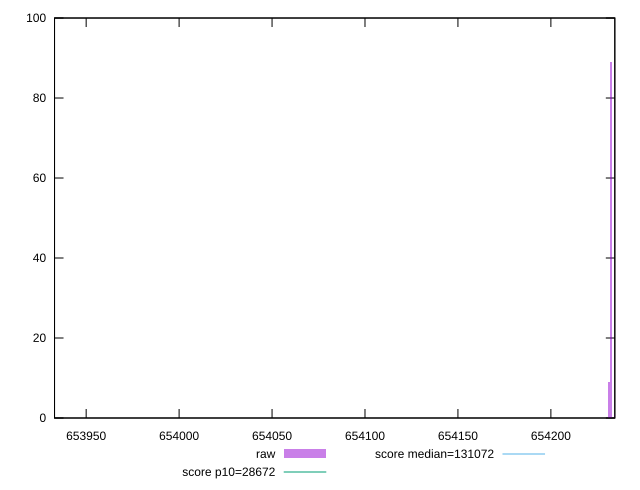

gnuplot code for this plot:
reset

$raw <<EOF
653932.893387753 1
654231.1372612558 9
654232.2627098351 89
654234.5136069936 1
EOF

set key outside below
set boxwidth 1.1254485792554636
set xrange [653932.9833333333:654234.3999999999]
set yrange [0:100]
set trange [0:100]
set style fill transparent solid 0.5 noborder

set parametric
set terminal svg size 640, 490 enhanced background rgb 'white'
set output "report_00019_2021-02-10T18-14-37.922Z//uses-long-cache-ttl/samples/pages+cached+noadtech+nomedia/raw/histogram.svg"

plot $raw title "raw" with boxes, \
     28672,t title "score p10=28672", \
     131072,t title "score median=131072"

reset
